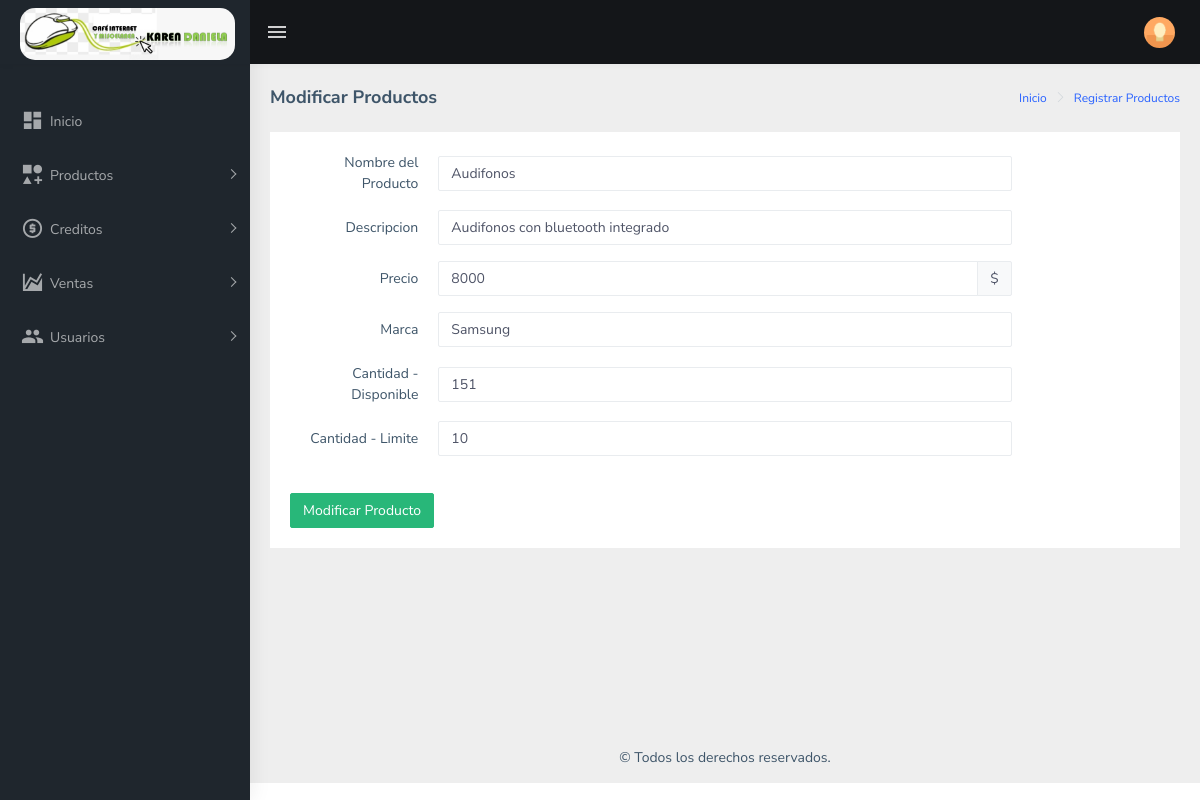
The app's page /resources/public/views/platform/modules/productos/modificarProductos.php?id=16 (signed in) with its own data.
### tables this page shows
CREATE TABLE `productos` (
  `idproductos` int(11) NOT NULL,
  `nombre_producto` varchar(155) NOT NULL,
  `descripcion` varchar(255) DEFAULT NULL,
  `marca` varchar(45) DEFAULT NULL,
  `precio` int(11) NOT NULL,
  `idinventario` int(11) NOT NULL
);

CREATE TABLE `inventario` (
  `idinventario` int(11) NOT NULL,
  `stock` int(11) NOT NULL,
  `cantidad_minima` int(11) NOT NULL,
  `timestamp` date NOT NULL
);

### database/DataSource.php (called while the page is built, shortened)
<?php
  class DataSource{
  private $conexion;
	public function __construct(){
		try{
			$this->cadenaConexion = "mysql:host=".HOST.";dbname=".BASENAME;
      $this->conexion = new PDO($this->cadenaConexion,USERDATABASE,PASSDATABASE);
		}catch(PDOException $e){
			echo "<div class='alert alert-inv alert alert-dark alert-wth-icon alert-dismissible fade show'
                                     role='alert'>
                <span class='alert-icon-wrap'>
                    <i class='zmdi zmdi-bug'></i>
                </span> ".$e->getMessage()."
            </div>";
      }
	}
	public function ejecutarConsulta($sql,$values = array()){
    try{
		  if($sql != ""){
			$consulta = $this->conexion->prepare($sql);
      $consulta->execute($values);
			$tabla_datos = $consulta->fetchAll(PDO::FETCH_ASSOC);
			return $tabla_datos;}
            else{return 0;}
      }catch(PDOException $e){
        echo "<div class='alert alert-inv alert
                                       alert-dark alert-wth-icon
                                       alert-dismissible fade show'
                                       role='alert'>
                              <span class='alert-icon-wrap'>
                                    <i class='zmdi zmdi-bug'></i>
                              </span> ".$e->getMessage()."
                             </div>";}
  }
}
 ?>

### app/providers/pdo/productosDao.php (called while the page is built, shortened)
<?php
    require_once(MODEL_PATH.'productos.php');
    require_once(DATABASE_PATH.'DataSource.php');
    class productosDao{
        public static function productosId($idproductos){
            $data_source = new DataSource();
            $data_table = $data_source->ejecutarConsulta("SELECT p.*,i.stock FROM productos p JOIN inventario i
            ON p.idinventario=i.idinventario WHERE p.idproductos=$idproductos");
            if(count($data_table)>0){
                $objModel = new productos(
                    $data_table[0]['idproductos'],
                    $data_table[0]['nombre_producto'],
                    $data_table[0]['descripcion'],
                    $data_table[0]['marca'],
                    $data_table[0]['precio'],
                    $data_table[0]['stock']
                );
                return $objModel;
            }else{
                return false;
            }
        }
    }
?>

### app/controllers/productosController.php (called while the page is built, shortened)
<?php
    require_once(MODEL_PATH.'productos.php');
    require_once(PDO_PATH.'productosDao.php');
    class productosController{
        public static function productosId($idproductos){
            return productosDao::productosId($idproductos);
        }
    }
?>

### app/model/productos.php (called while the page is built, shortened)
<?php
    class productos{
        private $idproductos;
        private $nombre;
        private $descripcion;
        private $marca;
        private $precio;
        public function __construct($idproductos,$nombre,$descripcion,$marca,$precio,$idinventario)
        {
            $this->idproductos=$idproductos;
            $this->nombre=$nombre;
            $this->descripcion=$descripcion;
            $this->marca=$marca;
            $this->precio=$precio;
        }
        public function getId_productos(){return $this->idproductos;}
        public function getNombre(){return $this->nombre;}
        public function getDescripcion(){return $this->descripcion;}
        public function getMarca(){return $this->marca;}
        public function getPrecio(){return $this->precio;}
    }
?>

### app/providers/pdo/inventarioDao.php (called while the page is built, shortened)
<?php
    require_once(MODEL_PATH.'inventario.php');
    require_once(DATABASE_PATH.'DataSource.php');
    class inventarioDao{
        public static function inventarioIdProductos($idproductos){
            $data_source = new DataSource();
            $data_table = $data_source->ejecutarConsulta("SELECT i.* FROM inventario i JOIN productos p ON i.idinventario=p.idinventario
            WHERE p.idproductos=$idproductos");
            if(count($data_table)>0){
                $objModel = new inventario(
                    $data_table[0]['idinventario'],
                    $data_table[0]['stock'],
                    $data_table[0]['cantidad_minima'],
                    $data_table[0]['timestamp']
                );
                return $objModel;
            }else {
                return false;
            }
        }
    }
?>

### app/controllers/inventarioController.php (called while the page is built, shortened)
<?php
    require_once(MODEL_PATH.'inventario.php');
    require_once(PDO_PATH.'inventarioDao.php');
    class inventarioController{
        public static function inventarioIdProductos($idproducto){
            return inventarioDao::inventarioIdProductos($idproducto);
        }
    }
?>

### app/model/inventario.php (called while the page is built, shortened)
<?php
    class inventario{
        private $stock;
        private $cantidad_minima;
        public function __construct($idinventario,$stock,$cantidad_minima,$timestamp){
            $this->stock=$stock;
            $this->cantidad_minima=$cantidad_minima;
        }
        public function getStock(){return $this->stock;}
        public function getCantidad_minima(){return $this->cantidad_minima;}
    }
?>

### resources/public/views/platform/modules/productos/modificarProductos.php (the view, shortened to what this page needs)
<!DOCTYPE html>
<html dir="ltr" lang="es">
<head>
    <?php
        require_once (PLATFORM_PATH."global/inc/platform/head.php");
        require_once (CONTROLLERS_PATH."productosController.php");
        require_once (CONTROLLERS_PATH.'inventarioController.php');
        $objProductos = productosController::productosId($_GET['id']);
        $objInventario = inventarioController::inventarioIdProductos($objProductos->getId_productos());
    ?>
</head>
<body>
    <div id="main-wrapper">
        <?php require_once(PLATFORM_PATH."global/inc/component/main_menu.php"); ?>
        <div class="page-wrapper">
            <div class="page-breadcrumb">
                <div class="row">
                    <div class="col-12 d-flex no-block align-items-center">
                        <h4 class="page-title">Modificar Productos</h4>
                        <div class="ml-auto text-right">
                            <nav aria-label="breadcrumb">
                                <ol class="breadcrumb">
                                    <li class="breadcrumb-item"><a href="<?= PLATFORM_SERVER.'index.php");'?>">Inicio</a></li>
                                    <li class="breadcrumb-item"><a href="#">Registrar Productos</a></li>
                                </ol>
                            </nav>
                        </div>
                    </div>
                </div>
            </div>
            <div class="container-fluid">
                <div class="row">
                    <div class="col-md-12">
                        <div class="card">
                            <div class="card-body">
                                <div class="row mb-3 align-items-center">
                                    <div class="col-lg-2 col-md-12 text-right">
                                        <span>Nombre del Producto</span>
                                    </div>
                                    <div class="col-lg-8 col-md-12">
                                        <input type="text" data-toggle="tooltip" title="Ingrese el nombre del producto!" id="nombreProducto" name="nombreProducto" class="form-control" id="validationDefault05" value="<?=$objProductos->getNombre();?>">
                                    </div>
                                </div>
                                <div class="row mb-3 align-items-center">
                                    <div class="col-lg-2 col-md-12 text-right">
                                        <span>Descripcion</span>
                                    </div>
                                    <div class="col-lg-8 col-md-12">
                                        <input type="text" class="form-control" name="descripcion" id="descripcion" value="<?=$objProductos->getDescripcion();?>">
                                    </div>
                                </div>
                                <div class="row mb-3 align-items-center">
                                    <div class="col-lg-2 col-md-12 text-right">
                                        <span>Precio</span>
                                    </div>
                                    <div class="col-lg-8 col-md-12">
                                        <div class="input-group">
                                            <input type="text" class="form-control" id="precio" name="precio" value="<?=$objProductos->getPrecio();?>" aria-label="Ingrese el valor del producto" aria-describedby="basic-addon2">
                                            <div class="input-group-append">
                                                <span class="input-group-text" id="basic-addon2">$</span>
                                            </div>
                                        </div>
                                    </div>
                                </div>
                                <div class="row mb-3 align-items-center">
                                    <div class="col-lg-2 col-md-12 text-right">
                                        <span>Marca</span>
                                    </div>
                                    <div class="col-lg-8 col-md-12">
                                        <input type="text" class="form-control" id="marca" name="marca" value="<?=$objProductos->getMarca();?>">
                                    </div>
                                </div>
                                <div class="row mb-3 align-items-center">
                                    <div class="col-lg-2 col-md-12 text-right">
                                        <span>Cantidad - Disponible</span>
                                    </div>
                                    <div class="col-lg-8 col-md-12">
                                        <input type="number" class="form-control" id="stock" name="stock" value="<?=$objInventario->getStock();?>">
                                    </div>
                                </div>
                                <div class="row mb-3 align-items-center">
                                    <div class="col-lg-2 col-md-12 text-right">
                                        <span>Cantidad - Limite</span>
                                    </div>
                                    <div class="col-lg-8 col-md-12">
                                        <input type="number" class="form-control" id="stock_limite" name="stock_limite" value="<?=$objInventario->getCantidad_minima();?>">
                                    </div>
                                </div>
                                <br/>
                                <button class="btn btn-success" type="button" id="modificarProductos">Modificar Producto</button>
                            </div>
                        </div>
                    </div>
                </div>
            </div>
            <footer class="footer text-center">
                &copy; Todos los derechos reservados.
            </footer>
        </div>
    </div>
</body>
</html>

### records on screen
productos: nombreProducto "Audifonos", descripcion "Audifonos con bluetooth integrado", precio "8000", marca "Samsung"
inventario: stock "151", stock_limite "10"
